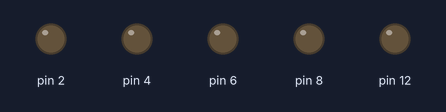
Recording of a sketch running on a simulated Arduino Uno, built with avr-gcc and run on an emulated ATmega328P. Parts: output pins drawn as LEDs (lit = HIGH).

Above: at 0.02 s.
At 0.69 s:
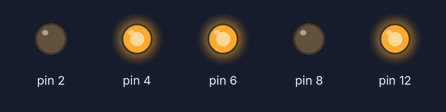
At 1.45 s:
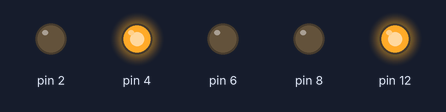
At 2.17 s:
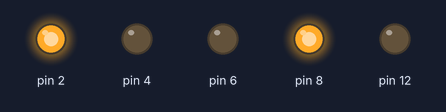
At 2.94 s:
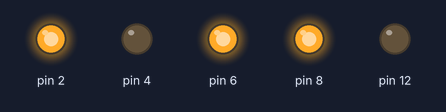
Timing chart, 0 to 3.2 s (numbered marks = the images above):
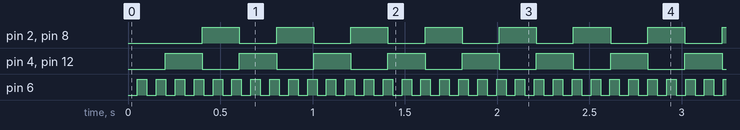

The sketch:

time_test.ino
```cpp
unsigned long time,time1;

void setup() {
  // put your setup code here, to run once:
  //  Serial.begin(9600);
  time = millis(); // get time from begin start.
  time1 = millis();
  pinMode(12, OUTPUT);
  pinMode(2, OUTPUT);
  pinMode(6, OUTPUT);
  pinMode(8, OUTPUT);
  pinMode(4, OUTPUT);
  analogWrite(6,LOW);
}

void loop() {
  // put your main code here, to run repeatedly:
  //  Serial.print("Time : ");
  if ((unsigned long)(millis() - time) > 200) {

    if (digitalRead(12) == LOW) {
      digitalWrite(12, HIGH);
      digitalWrite(2, LOW);
      digitalWrite(8, LOW);
      digitalWrite(4,HIGH);
    } else {
      digitalWrite(12, LOW);
      digitalWrite(2, HIGH);
      digitalWrite(8, HIGH);
      digitalWrite(4,LOW);
    }
    time = millis();
  }

  if ((unsigned long)(millis() - time1) > 50) {
    if (digitalRead(6) == LOW){
      digitalWrite(6,HIGH);
    } else{
      digitalWrite(6, LOW);
    }
    time1 = millis();
  }


  //  if((millis()-time)%13 == 0){
  //    digitalWrite(2,HIGH);
  //  } else{
  //    digitalWrite(2,LOW);
  //  }

  //  time = millis(); // get time from begin start.
  //  Serial.println(time);
}
```

MyTimer.cpp
```cpp

```

Measured:
- by itself, pin 2, pin 4, pin 8, pin 12: alternates HIGH for 0.20 s and LOW for 0.20 s
- by itself, pin 6: alternates HIGH for 0.05 s and LOW for 0.05 s
